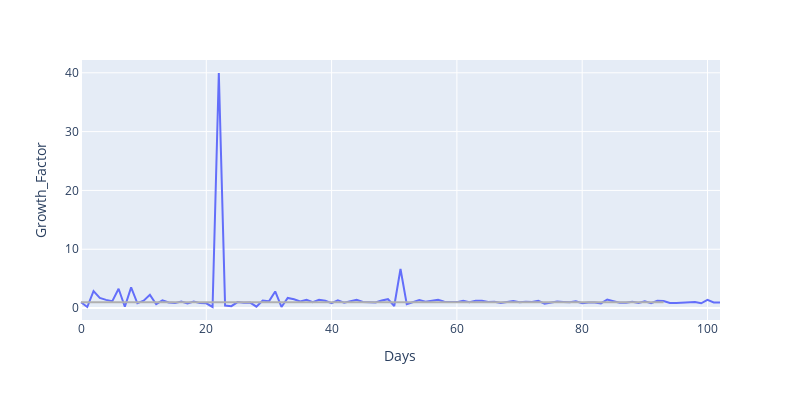

Notebook code for this chart:
### Code cell
df_world = df.groupby('Days')['Confirmed','Deaths','New_Confirmed','New_Deaths'].sum().reset_index()

# Get data from the first confirmed case
df_world = df_world[df_world['Confirmed']>2]

# Calculate lags x(t-1)
df_world['Confirmed_Lag1'] = df_world['Confirmed'].shift(1).fillna(0)
df_world['Deaths_Lag1'] = df_world['Deaths'].shift(1).fillna(0)

df_world['New_Confirmed_Lag1'] = df_world['New_Confirmed'].shift(1).fillna(0)
df_world['New_Deaths_Lag1'] = df_world['New_Deaths'].shift(1).fillna(0)

# Growth Factor = new confirmed(t) / new confirmed(t-1) 
df_world['Growth_Factor'] = df_world['New_Confirmed'] / df_world['New_Confirmed_Lag1']
df_world.replace([np.nan, np.inf, -np.inf], 1, inplace=True)
#---> GF > 1 = Outbreaking || GF < 1 = Stopping | GF = 1 

# Plot results

fig = px.line(df_world, x='Days', y='Growth_Factor', width=800, height=400)
fig.add_shape(type= 'line', yref= 'y', y0= 1, y1= 1, xref= 'x', x0= 93, x1= 0,
              line=dict(color=lightGrey, width=2))
fig.show()

### Figure 1 — Plotly figure (JSON) as saved in the notebook; plotly's stock layout.template omitted (floating-point values rounded to 4 significant figures)
{"data": [{"hovertemplate": "Days=%{x}<br>Growth_Factor=%{y}<extra></extra>", "legendgroup": "", "line": {"color": "#636efa", "dash": "solid"}, "mode": "lines", "name": "", "showlegend": false, "type": "scatter", "x": [0, 1, 2, 3, 4, 5, 6, 7, 8, 9, 10, 11, 12, 13, 14, 15, 16, 17, 18, 19, 20, 21, 22, 23, 24, 25, 26, 27, 28, 29, 30, 31, 32, 33, 34, 35, 36, 37, 38, 39, 40, 41, 42, 43, 44, 45, 46, 47, 48, 49, 50, 51, 52, 53, 54, 55, 56, 57, 58, 59, 60, 61, 62, 63, 64, 65, 66, 67, 68, 69, 70, 71, 72, 73, 74, 75, 76, 77, 78, 79, 80, 81, 82, 83, 84, 85, 86, 87, 88, 89, 90, 91, 92, 93, 94, 95, 96, 97, 98, 99, 100, 101, 102], "xaxis": "x", "y": [1, 0.1805, 2.87, 1.718, 1.387, 1.183, 3.277, 0.2218, 3.517, 0.8187, 1.247, 2.25, 0.6515, 1.296, 0.9332, 0.844, 1.119, 0.7718, 1.109, 0.8394, 0.8028, 0.1858, 39.97, 0.4274, 0.321, 1.022, 0.911, 0.9251, 0.2369, 1.285, 1.141, 2.818, 0.1877, 1.723, 1.49, 1.138, 1.412, 1.004, 1.392, 1.242, 0.821, 1.308, 0.9001, 1.213, 1.415, 1.028, 0.9868, 0.9486, 1.287, 1.512, 0.3475, 6.646, 0.6533, 0.9624, 1.351, 1.08, 1.232, 1.412, 1.089, 1.098, 1.012, 1.247, 0.9816, 1.241, 1.248, 1.028, 1.058, 0.882, 1.047, 1.206, 1.0, 1.077, 1.019, 1.231, 0.7361, 0.977, 1.11, 1.049, 0.9911, 1.144, 0.828, 0.9419, 0.9347, 0.8019, 1.461, 1.174, 0.9058, 0.8861, 1.078, 0.8477, 1.165, 0.8293, 1.246, 1.182, 0.8595, 0.8617, 0.9405, 1.062, 1.036, 0.8121, 1.383, 0.9594, 0.9528], "yaxis": "y"}], "layout": {"height": 400, "legend": {"tracegroupgap": 0}, "margin": {"t": 60}, "shapes": [{"line": {"color": "#b0b0b0", "width": 2}, "type": "line", "x0": 93, "x1": 0, "xref": "x", "y0": 1, "y1": 1, "yref": "y"}], "width": 800, "xaxis": {"anchor": "y", "domain": [0, 1], "title": {"text": "Days"}}, "yaxis": {"anchor": "x", "domain": [0, 1], "title": {"text": "Growth_Factor"}}}}
